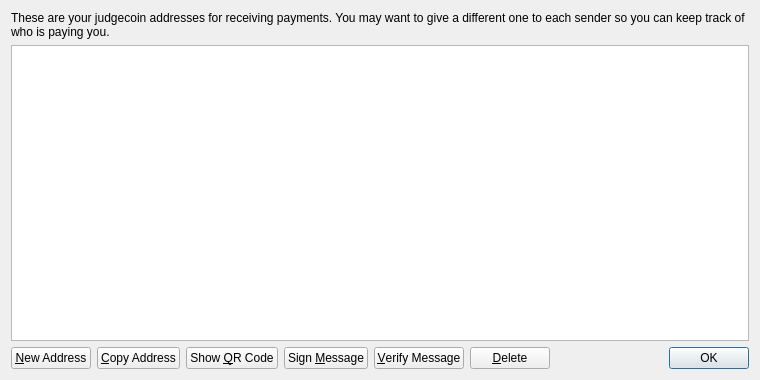
<?xml version="1.0" encoding="UTF-8"?>
<ui version="4.0">
 <class>AddressBookPage</class>
 <widget class="QWidget" name="AddressBookPage">
  <property name="geometry">
   <rect>
    <x>0</x>
    <y>0</y>
    <width>760</width>
    <height>380</height>
   </rect>
  </property>
  <property name="windowTitle">
   <string>Address Book</string>
  </property>
  <layout class="QVBoxLayout" name="verticalLayout">
   <item>
    <widget class="QLabel" name="labelExplanation">
     <property name="text">
      <string>These are your judgecoin addresses for receiving payments. You may want to give a different one to each sender so you can keep track of who is paying you.</string>
     </property>
     <property name="textFormat">
      <enum>Qt::PlainText</enum>
     </property>
     <property name="wordWrap">
      <bool>true</bool>
     </property>
    </widget>
   </item>
   <item>
    <widget class="QTableView" name="tableView">
     <property name="contextMenuPolicy">
      <enum>Qt::CustomContextMenu</enum>
     </property>
     <property name="toolTip">
      <string>Double-click to edit address or label</string>
     </property>
     <property name="tabKeyNavigation">
      <bool>false</bool>
     </property>
     <property name="alternatingRowColors">
      <bool>true</bool>
     </property>
     <property name="selectionMode">
      <enum>QAbstractItemView::SingleSelection</enum>
     </property>
     <property name="selectionBehavior">
      <enum>QAbstractItemView::SelectRows</enum>
     </property>
     <property name="sortingEnabled">
      <bool>true</bool>
     </property>
     <attribute name="verticalHeaderVisible">
      <bool>false</bool>
     </attribute>
    </widget>
   </item>
   <item>
    <layout class="QHBoxLayout" name="horizontalLayout">
     <item>
      <widget class="QPushButton" name="newAddressButton">
       <property name="toolTip">
        <string>Create a new address</string>
       </property>
       <property name="text">
        <string>&amp;New Address</string>
       </property>
       <property name="icon">
        <iconset resource="../bitcoin.qrc">
         <normaloff>:/icons/add</normaloff>:/icons/add</iconset>
       </property>
      </widget>
     </item>
     <item>
      <widget class="QPushButton" name="copyToClipboard">
       <property name="toolTip">
        <string>Copy the currently selected address to the system clipboard</string>
       </property>
       <property name="text">
        <string>&amp;Copy Address</string>
       </property>
       <property name="icon">
        <iconset resource="../bitcoin.qrc">
         <normaloff>:/icons/editcopy</normaloff>:/icons/editcopy</iconset>
       </property>
      </widget>
     </item>
     <item>
      <widget class="QPushButton" name="showQRCode">
       <property name="text">
        <string>Show &amp;QR Code</string>
       </property>
       <property name="icon">
        <iconset resource="../bitcoin.qrc">
         <normaloff>:/icons/qrcode</normaloff>:/icons/qrcode</iconset>
       </property>
      </widget>
     </item>
     <item>
      <widget class="QPushButton" name="signMessage">
       <property name="toolTip">
        <string>Sign a message to prove you own a judgecoin address</string>
       </property>
       <property name="text">
        <string>Sign &amp;Message</string>
       </property>
       <property name="icon">
        <iconset resource="../bitcoin.qrc">
         <normaloff>:/icons/edit</normaloff>:/icons/edit</iconset>
       </property>
      </widget>
     </item>
     <item>
      <widget class="QPushButton" name="verifyMessage">
       <property name="toolTip">
        <string>Verify a message to ensure it was signed with a specified judgecoin address</string>
       </property>
       <property name="text">
        <string>&amp;Verify Message</string>
       </property>
       <property name="icon">
        <iconset resource="../bitcoin.qrc">
         <normaloff>:/icons/transaction_0</normaloff>:/icons/transaction_0</iconset>
       </property>
      </widget>
     </item>
     <item>
      <widget class="QPushButton" name="deleteButton">
       <property name="toolTip">
        <string>Delete the currently selected address from the list</string>
       </property>
       <property name="text">
        <string>&amp;Delete</string>
       </property>
       <property name="icon">
        <iconset resource="../bitcoin.qrc">
         <normaloff>:/icons/remove</normaloff>:/icons/remove</iconset>
       </property>
      </widget>
     </item>
     <item>
      <spacer name="horizontalSpacer">
       <property name="orientation">
        <enum>Qt::Horizontal</enum>
       </property>
       <property name="sizeHint" stdset="0">
        <size>
         <width>40</width>
         <height>20</height>
        </size>
       </property>
      </spacer>
     </item>
     <item>
      <widget class="QDialogButtonBox" name="buttonBox">
       <property name="sizePolicy">
        <sizepolicy hsizetype="Maximum" vsizetype="Fixed">
         <horstretch>0</horstretch>
         <verstretch>0</verstretch>
        </sizepolicy>
       </property>
       <property name="standardButtons">
        <set>QDialogButtonBox::Ok</set>
       </property>
      </widget>
     </item>
    </layout>
   </item>
  </layout>
 </widget>
 <resources>
  <include location="../bitcoin.qrc"/>
 </resources>
 <connections/>
</ui>
